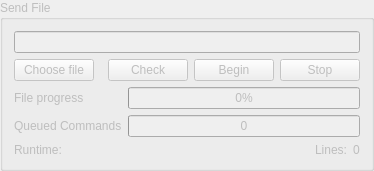
       <widget class="QGroupBox" name="groupBoxSendFile">
        <property name="enabled">
         <bool>false</bool>
        </property>
        <property name="title">
         <string>Send File</string>
        </property>
        <layout class="QVBoxLayout" name="verticalLayout_12">
         <item>
          <layout class="QGridLayout" name="gridLayout_2" rowstretch="0,0,0,0,0" columnstretch="0,0,0,0,0">
           <item row="4" column="4">
            <widget class="QPushButton" name="Stop">
             <property name="text">
              <string>Stop</string>
             </property>
            </widget>
           </item>
           <item row="4" column="1">
            <spacer name="horizontalSpacer">
             <property name="orientation">
              <enum>Qt::Horizontal</enum>
             </property>
             <property name="sizeHint" stdset="0">
              <size>
               <width>2</width>
               <height>20</height>
              </size>
             </property>
            </spacer>
           </item>
           <item row="4" column="0">
            <widget class="QPushButton" name="openFile">
             <property name="text">
              <string>Choose file</string>
             </property>
            </widget>
           </item>
           <item row="4" column="3">
            <widget class="QPushButton" name="Begin">
             <property name="text">
              <string>Begin</string>
             </property>
            </widget>
           </item>
           <item row="0" column="0" colspan="5">
            <widget class="QLineEdit" name="filePath"/>
           </item>
           <item row="4" column="2">
            <widget class="QPushButton" name="Check">
             <property name="text">
              <string>Check</string>
             </property>
             <property name="checkable">
              <bool>true</bool>
             </property>
            </widget>
           </item>
          </layout>
         </item>
         <item>
          <layout class="QGridLayout" name="gridLayout_5">
           <item row="0" column="1">
            <widget class="QProgressBar" name="progressFileSend">
             <property name="sizePolicy">
              <sizepolicy hsizetype="MinimumExpanding" vsizetype="Fixed">
               <horstretch>0</horstretch>
               <verstretch>0</verstretch>
              </sizepolicy>
             </property>
             <property name="value">
              <number>0</number>
             </property>
            </widget>
           </item>
           <item row="1" column="1">
            <widget class="QProgressBar" name="progressQueuedCommands">
             <property name="sizePolicy">
              <sizepolicy hsizetype="MinimumExpanding" vsizetype="Fixed">
               <horstretch>0</horstretch>
               <verstretch>0</verstretch>
              </sizepolicy>
             </property>
             <property name="maximum">
              <number>10</number>
             </property>
             <property name="value">
              <number>0</number>
             </property>
             <property name="format">
              <string>%v</string>
             </property>
            </widget>
           </item>
           <item row="0" column="0">
            <widget class="QLabel" name="labelFileSendProgress">
             <property name="sizePolicy">
              <sizepolicy hsizetype="Preferred" vsizetype="Preferred">
               <horstretch>0</horstretch>
               <verstretch>0</verstretch>
              </sizepolicy>
             </property>
             <property name="text">
              <string>File progress</string>
             </property>
            </widget>
           </item>
           <item row="1" column="0">
            <widget class="QLabel" name="labelQueuedCommands">
             <property name="sizePolicy">
              <sizepolicy hsizetype="Preferred" vsizetype="Preferred">
               <horstretch>0</horstretch>
               <verstretch>0</verstretch>
              </sizepolicy>
             </property>
             <property name="text">
              <string>Queued Commands</string>
             </property>
            </widget>
           </item>
          </layout>
         </item>
         <item>
          <layout class="QHBoxLayout" name="horizontalLayout_3" stretch="1,4,0,0">
           <item>
            <widget class="QLabel" name="labelRuntime">
             <property name="enabled">
              <bool>false</bool>
             </property>
             <property name="text">
              <string>Runtime:</string>
             </property>
            </widget>
           </item>
           <item>
            <widget class="QLabel" name="outputRuntime">
             <property name="enabled">
              <bool>false</bool>
             </property>
             <property name="text">
              <string/>
             </property>
            </widget>
           </item>
           <item>
            <widget class="QLabel" name="labelLines">
             <property name="text">
              <string>Lines:</string>
             </property>
            </widget>
           </item>
           <item>
            <widget class="QLabel" name="outputLines">
             <property name="text">
              <string>0</string>
             </property>
            </widget>
           </item>
          </layout>
         </item>
        </layout>
       </widget>
